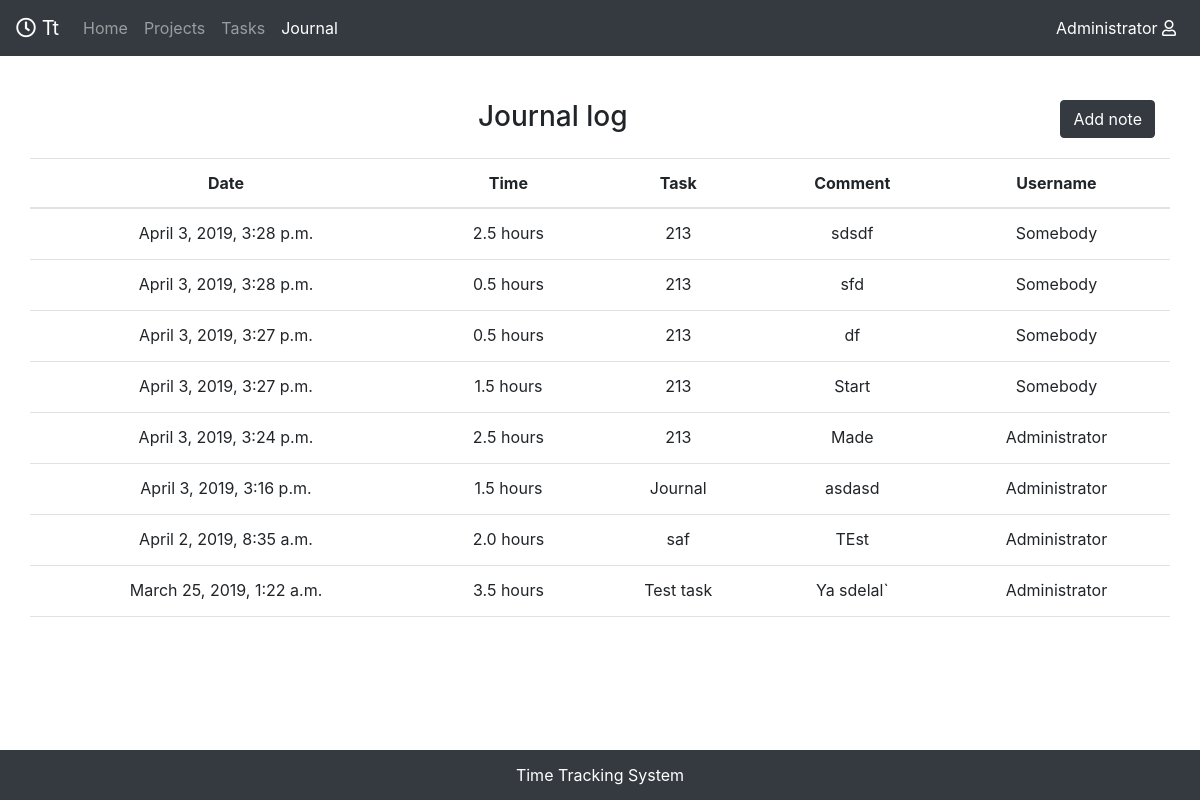
The page /journal/ (signed in) on the database as committed earlier.
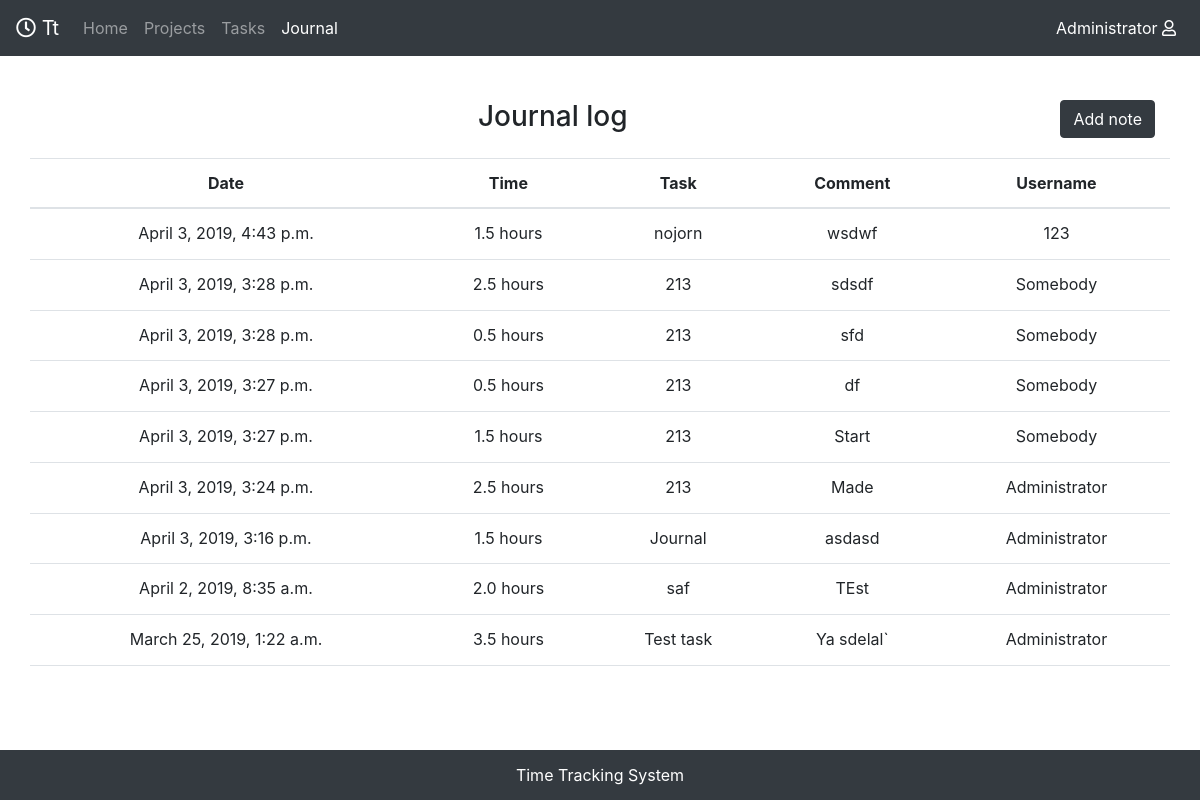
The same page on the database as committed later.
### mainApp/models.py (models this page shows, shortened)
class JournalPost(models.Model):
    post_date = models.DateTimeField(default=dt.datetime.now, blank=False)
    used_time = models.FloatField(blank=False, null=True)
    post_text = models.TextField(blank=False, max_length=400)
    for_task = models.ForeignKey(Task, on_delete=models.CASCADE, null=True)
    made_by = models.ForeignKey(Profile, on_delete=models.SET_NULL, null=True)

class Task(models.Model):
    topic = models.CharField(max_length=50, blank=False)
    description = models.TextField(blank=False, max_length=400)
    start_date = models.DateField(blank=False )
    end_date = models.DateField(blank=False)
    task_type = models.CharField(max_length=50, blank=False, choices=(('Bug', 'Bug'), ('Feature', 'Feature')) )
    priority = models.CharField(max_length=50,choices=(("Normal", "Normal"),("High", "High"),("Extra", "Extra")))
    estimated_time = models.FloatField(verbose_name="Estimated time in hours", blank=False)
    implementers = models.ManyToManyField(Profile, related_name="implementers")
    creator = models.ForeignKey(Profile, editable=False, null=True, on_delete=models.CASCADE)
    project = models.ForeignKey(Project, related_name="project", on_delete=models.CASCADE)
    def __str__(self):
        return self.topic

### accounts_manager/models.py (models this page shows)
class Profile(models.Model):
    Custom_User = models.OneToOneField(User, on_delete=models.CASCADE, editable=False)
    profile_image = models.ImageField(upload_to="avatar", blank=True, null=True, default='avatar/default.jpg')
    date_of_birth = models.DateField(blank=True, null=True)
    user_function = models.CharField(max_length=50)
    def __str__(self):
        return self.Custom_User.username

### mainApp/views.py (the view, shortened to what this page needs)
# urls.py: path('journal/', views.journal, name = "journal"),
@login_required(login_url="/log_in")
def journal(request):
        user = User.objects.get(username=request.user.username)
        title = "Journal"
        if request.user.is_staff:
            journalpost = JournalPost.objects.filter().order_by('-post_date')[:100]
        else:
            journalpost = JournalPost.objects.filter(made_by=user.profile).order_by('-post_date')[:50]
        addnoteform = AddNoteForm()
        addnoteform.fields["for_task"].queryset = Task.objects.filter(implementers=user.profile, project__developers=user.profile)
        print(request.user.profile)
        print(request.user.is_staff)
        return render(request, "journal/journal.html", { "User": user, "title" : title, "journalpost" : journalpost,
         'addnoteform' : addnoteform})

### mainApp/templates/journal/journal.html (shortened to what this page needs)
{% extends "home/wrapper.html" %}
{% block content %}
	<div class="container  justify-content-center  w-100  rounded  ">
		<div class="w-100 row justify-content-center  mx-auto pt-3 h3">
			<div class=" ml-auto col-sm-12 col-md-auto my-1">Journal log</div>
			<div class="ml-auto btn btn-dark col-sm-12 col-md-auto my-1" data-toggle="modal" data-target="#addnote">Add note</div>
		</div>
		<div class="row ">
			<div class=" row mx-auto table-responsive-sm w-100 py-2 ">
				<table class="table   table-hover h-100  text-center">
					<thead>
						<tr >
							<th>Date</th>
							<th >Time</th>
							<th >Task</th>
							<th >Comment</th>
							<th >Username</th>
						</tr>
					</thead>
					<tbody>
						{% for i in journalpost %}
							<tr class="border-top border-bottom">
								<td class="">{{ i.post_date }}</td>
								<td >{{ i.used_time }} hours</td>
								<td >{{ i.for_task }}</td>
								<td >{{ i.post_text }}</td>
								<td >{{ i.made_by }}</td>
							</tr>
						{% endfor %}
					</tbody>
				</table>
			</div>
		</div>
	</div>
	{% load static %}
{% endblock %}

Rows that differ between the two databases and show on the page:
added JournalPost: post_date "April 3, 2019, 4:43 p.m.", used_time "1.5", for_task "nojorn", post_text "wsdwf", made_by "123"
